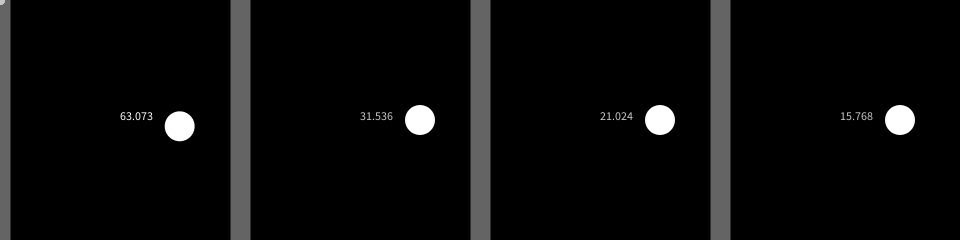
Frame 1 (no input)
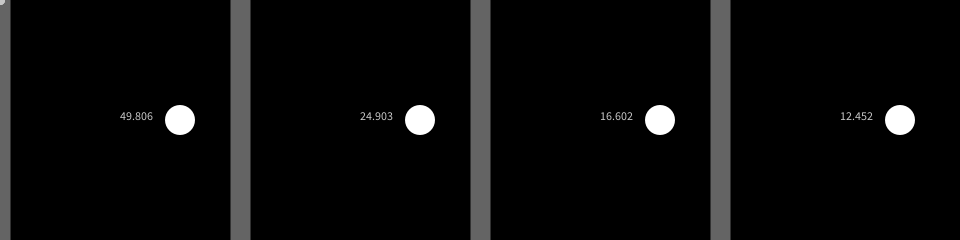
Frame 60 (the mouse pressed at the canvas centre just before this capture)
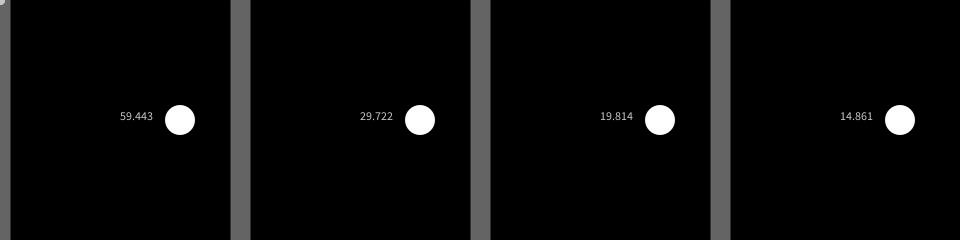
Frame 120 (the mouse held since frame 60 and released just before this capture)

The Processing sketch that drew these frames (run headless with seeded random() and noise(); from frame 60 on, the mouse is pressed at the canvas centre):

// Processing sketch: processing_118856
// ── processing_118856.pde

/**
 * Follow 1  
 * based on code from Keith Peters. 
 * 
 * A line segment is pushed and pulled by the cursor.
 */

int w = 240;
float hz = 1.0;
int N = 4;

float r = 60;
float[] A = new float[N];
PVector[] m = new PVector[N];


void setup() {

  frameRate(60);
  //size(w*N, w);
  size(960,240);

  noCursor();

  for(int j=0; j<N; j++){
    m[j] = new PVector(0,0);
  }

}


void draw() {
  background(0);
  

   float i = frameCount % 360*6*hz;
   float a = radians(i);


   for(int j=0; j<N; j++){
    
     if(frameCount % (j+1) == 0){
       A[j] = a;
       if(j*w < mouseX && mouseX < (j+1)*w) m[j].set(mouseX,mouseY);
     }

     strokeWeight(20.0);
     stroke(255, 100);
     float xb = j*w; 
     line(xb,0,xb,height);
  
     noStroke();
       
     resetMatrix();
     translate(j*w + w/2, w/2);
     text(nf(frameRate/(j+1),2,0),0,0);

     rotate(A[j]);
     translate(r,0);
     
     int s = 30;
     if(abs(mouseX - screenX(0, 0))<s/2 && abs(mouseY - screenY(0, 0))<s/2) fill(255,0,0);
     else fill(255);   
     ellipse(0, 0, s,s);
     
     resetMatrix();
     fill(200);
     ellipse(m[j].x, m[j].y, 10,10);
     
   }
    
}
